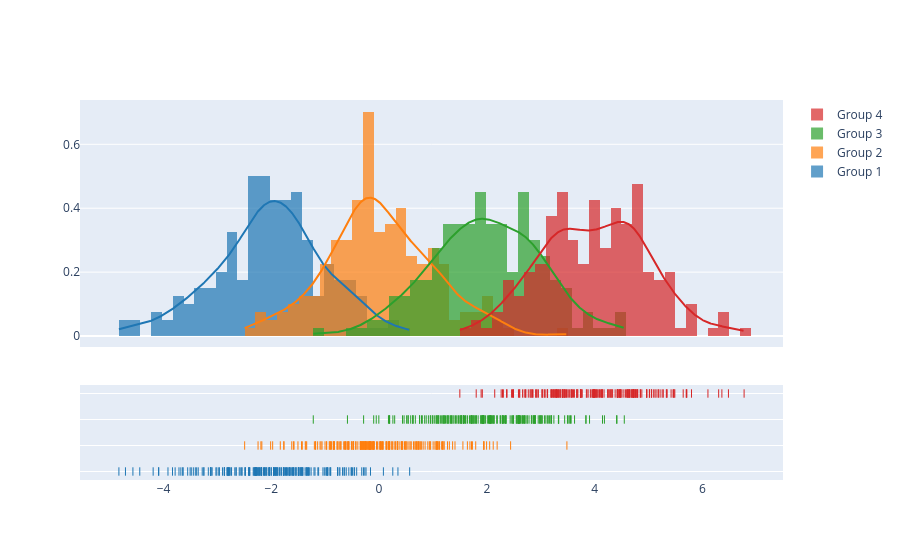

The code cell stored with this chart in its notebook:
### Code cell
import plotly.figure_factory as ff

# Add histogram data
x1 = np.random.randn(200) - 2
x2 = np.random.randn(200)
x3 = np.random.randn(200) + 2
x4 = np.random.randn(200) + 4

# Group data together
hist_data = [x1, x2, x3, x4]

group_labels = ['Group 1', 'Group 2', 'Group 3', 'Group 4']

# Create distplot with custom bin_size
fig = ff.create_distplot(hist_data, group_labels, bin_size=.2)
fig.show()

### Figure 1 — Plotly figure (JSON) as saved in the notebook; plotly's stock layout.template omitted (floating-point values rounded to 4 significant figures; data arrays with more than 128 entries replaced by an {"elided": "..."} marker saying what was removed)
{"data": [{"autobinx": false, "histnorm": "probability density", "legendgroup": "Group 1", "marker": {"color": "rgb(31, 119, 180)"}, "name": "Group 1", "opacity": 0.7, "type": "histogram", "x": {"elided": "200 float values"}, "xaxis": "x", "xbins": {"end": 0.5681, "size": 0.2, "start": -4.829}, "yaxis": "y"}, {"autobinx": false, "histnorm": "probability density", "legendgroup": "Group 2", "marker": {"color": "rgb(255, 127, 14)"}, "name": "Group 2", "opacity": 0.7, "type": "histogram", "x": {"elided": "200 float values"}, "xaxis": "x", "xbins": {"end": 3.486, "size": 0.2, "start": -2.495}, "yaxis": "y"}, {"autobinx": false, "histnorm": "probability density", "legendgroup": "Group 3", "marker": {"color": "rgb(44, 160, 44)"}, "name": "Group 3", "opacity": 0.7, "type": "histogram", "x": {"elided": "200 float values"}, "xaxis": "x", "xbins": {"end": 4.551, "size": 0.2, "start": -1.221}, "yaxis": "y"}, {"autobinx": false, "histnorm": "probability density", "legendgroup": "Group 4", "marker": {"color": "rgb(214, 39, 40)"}, "name": "Group 4", "opacity": 0.7, "type": "histogram", "x": {"elided": "200 float values"}, "xaxis": "x", "xbins": {"end": 6.775, "size": 0.2, "start": 1.499}, "yaxis": "y"}, {"legendgroup": "Group 1", "marker": {"color": "rgb(31, 119, 180)"}, "mode": "lines", "name": "Group 1", "showlegend": false, "type": "scatter", "x": {"elided": "500 float values"}, "xaxis": "x", "y": {"elided": "500 float values"}, "yaxis": "y"}, {"legendgroup": "Group 2", "marker": {"color": "rgb(255, 127, 14)"}, "mode": "lines", "name": "Group 2", "showlegend": false, "type": "scatter", "x": {"elided": "500 float values"}, "xaxis": "x", "y": {"elided": "500 float values"}, "yaxis": "y"}, {"legendgroup": "Group 3", "marker": {"color": "rgb(44, 160, 44)"}, "mode": "lines", "name": "Group 3", "showlegend": false, "type": "scatter", "x": {"elided": "500 float values"}, "xaxis": "x", "y": {"elided": "500 float values"}, "yaxis": "y"}, {"legendgroup": "Group 4", "marker": {"color": "rgb(214, 39, 40)"}, "mode": "lines", "name": "Group 4", "showlegend": false, "type": "scatter", "x": {"elided": "500 float values"}, "xaxis": "x", "y": {"elided": "500 float values"}, "yaxis": "y"}, {"legendgroup": "Group 1", "marker": {"color": "rgb(31, 119, 180)", "symbol": "line-ns-open"}, "mode": "markers", "name": "Group 1", "showlegend": false, "type": "scatter", "x": {"elided": "200 float values"}, "xaxis": "x", "y": {"elided": "200 str values"}, "yaxis": "y2"}, {"legendgroup": "Group 2", "marker": {"color": "rgb(255, 127, 14)", "symbol": "line-ns-open"}, "mode": "markers", "name": "Group 2", "showlegend": false, "type": "scatter", "x": {"elided": "200 float values"}, "xaxis": "x", "y": {"elided": "200 str values"}, "yaxis": "y2"}, {"legendgroup": "Group 3", "marker": {"color": "rgb(44, 160, 44)", "symbol": "line-ns-open"}, "mode": "markers", "name": "Group 3", "showlegend": false, "type": "scatter", "x": {"elided": "200 float values"}, "xaxis": "x", "y": {"elided": "200 str values"}, "yaxis": "y2"}, {"legendgroup": "Group 4", "marker": {"color": "rgb(214, 39, 40)", "symbol": "line-ns-open"}, "mode": "markers", "name": "Group 4", "showlegend": false, "type": "scatter", "x": {"elided": "200 float values"}, "xaxis": "x", "y": {"elided": "200 str values"}, "yaxis": "y2"}], "layout": {"barmode": "overlay", "hovermode": "closest", "legend": {"traceorder": "reversed"}, "xaxis": {"anchor": "y2", "domain": [0.0, 1.0], "zeroline": false}, "yaxis": {"anchor": "free", "domain": [0.35, 1], "position": 0.0}, "yaxis2": {"anchor": "x", "domain": [0, 0.25], "dtick": 1, "showticklabels": false}}}
